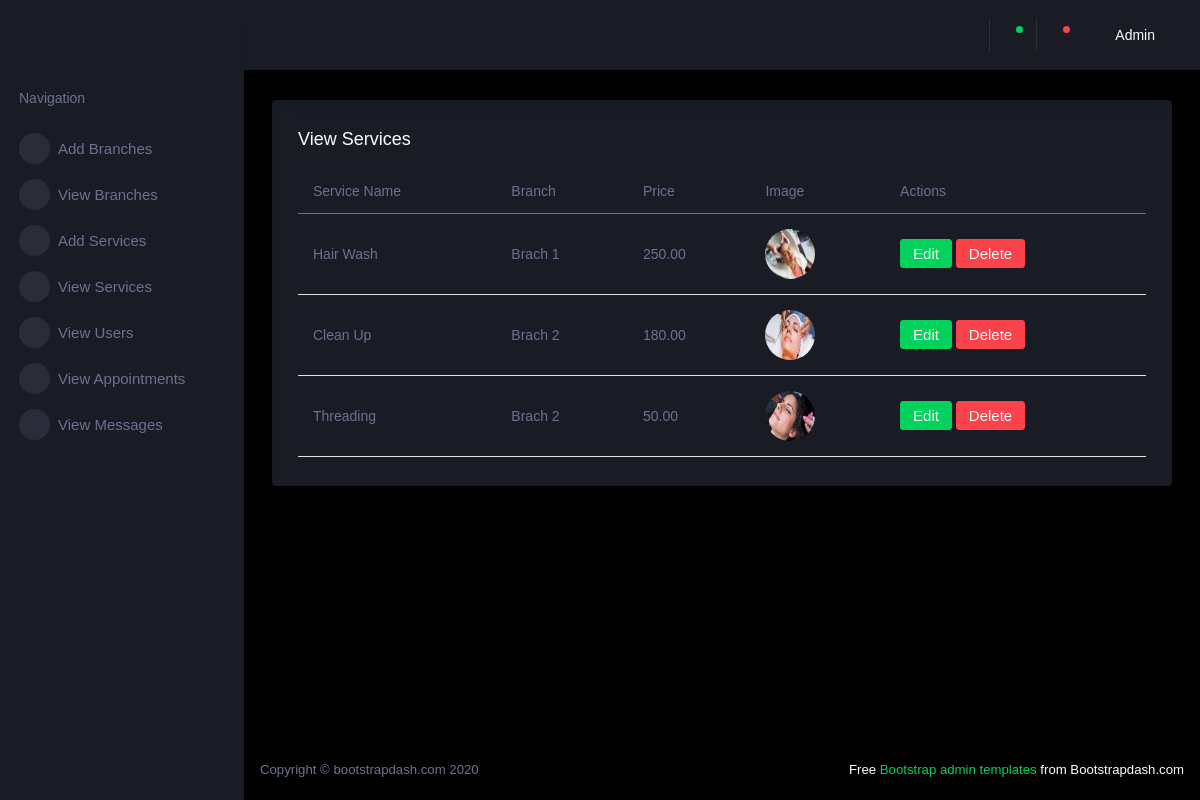
Page /view_services/ on the committed database.
### adminapp/models.py (models this page shows)
class Service(models.Model):
    name = models.CharField(max_length=250,null=True,blank=False)
    branch = models.CharField(max_length=250,null=True, blank=True)
    price = models.DecimalField(max_digits=20,decimal_places=2,null=True,blank=False)
    image = models.ImageField(upload_to='service',null=True,blank=False)
    branchname = models.ForeignKey(Branche,null=True,blank=False,on_delete=CASCADE)

### adminapp/views.py (the view)
# urls.py: path('view_services/', views.view_services, name='view_services'),
def view_services(request):
    obj = Service.objects.all()
    return render(request, 'view_services.html',{'obj':obj})

### adminapp/templates/view_services.html
{% extends 'adminindex.html' %}
{% block content %}
            <div class="row">
              <div class="col-lg-12 grid-margin stretch-card">
                <div class="card">
                  <div class="card-body">
                    <h4 class="card-title">View Services</h4>
                    <div class="table-responsive">
                      <table class="table">
                        <thead>
                          <tr>
                            <th>Service Name</th>
                            <th>Branch</th>
                            <th>Price</th>
                            <th>Image</th>
                            <th>Actions</th>
                          </tr>
                        </thead>
                        <tbody>
                        {% for i in obj %}
                          <tr>
                            <td>{{i.name}}</td>
                            <td>{{i.branch}}</td>
                            <td>{{i.price}}</td>
                            <td><img src="{{i.image.url}}" style="width:50px; height:50px"></td>
                            <td>
                              <a href="{% url 'edit_s' i.id %}"><button type="button" class="btn btn-success">Edit</button></a>
                              <a href="{% url 'delete_s' i.id %}"><button type="button" class="btn btn-danger">Delete</button></a>
                             </td>
                          </tr>
                        {% endfor %}
                        </tbody>
                      </table>
                    </div>
                  </div>
                </div>
              </div>
            </div>
          {% endblock %}

### rows in the picture
Service: name "Hair Wash", branch "Brach 1", price "250.00", image (picture)
Service: name "Clean Up", branch "Brach 2", price "180.00", image (picture)
Service: name "Threading", branch "Brach 2", price "50.00", image (picture)
